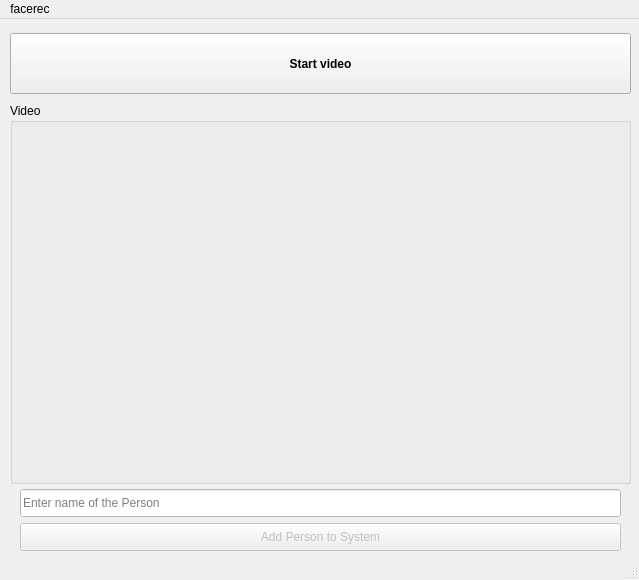
<?xml version="1.0" encoding="UTF-8"?>
<ui version="4.0">
 <class>MainWindow</class>
 <widget class="QMainWindow" name="MainWindow">
  <property name="geometry">
   <rect>
    <x>0</x>
    <y>0</y>
    <width>639</width>
    <height>580</height>
   </rect>
  </property>
  <property name="windowTitle">
   <string>facerec</string>
  </property>
  <property name="styleSheet">
   <string notr="true"/>
  </property>
  <widget class="QWidget" name="centralwidget">
   <widget class="QGroupBox" name="groupBox">
    <property name="geometry">
     <rect>
      <x>10</x>
      <y>84</y>
      <width>621</width>
      <height>381</height>
     </rect>
    </property>
    <property name="sizePolicy">
     <sizepolicy hsizetype="Preferred" vsizetype="Preferred">
      <horstretch>0</horstretch>
      <verstretch>0</verstretch>
     </sizepolicy>
    </property>
    <property name="title">
     <string>Video</string>
    </property>
    <widget class="QWidget" name="ImgWidget" native="true">
     <property name="geometry">
      <rect>
       <x>10</x>
       <y>20</y>
       <width>601</width>
       <height>351</height>
      </rect>
     </property>
    </widget>
   </widget>
   <widget class="QPushButton" name="startButton">
    <property name="geometry">
     <rect>
      <x>10</x>
      <y>14</y>
      <width>621</width>
      <height>61</height>
     </rect>
    </property>
    <property name="font">
     <font>
      <weight>75</weight>
      <bold>true</bold>
      <underline>false</underline>
      <kerning>true</kerning>
     </font>
    </property>
    <property name="cursor">
     <cursorShape>PointingHandCursor</cursorShape>
    </property>
    <property name="text">
     <string>Start video</string>
    </property>
   </widget>
   <widget class="QPushButton" name="bt_add">
    <property name="enabled">
     <bool>false</bool>
    </property>
    <property name="geometry">
     <rect>
      <x>20</x>
      <y>504</y>
      <width>601</width>
      <height>28</height>
     </rect>
    </property>
    <property name="toolTip">
     <string>Click to add Person Name to System</string>
    </property>
    <property name="text">
     <string>Add Person to System</string>
    </property>
   </widget>
   <widget class="QLineEdit" name="lineEdit_name">
    <property name="enabled">
     <bool>false</bool>
    </property>
    <property name="geometry">
     <rect>
      <x>20</x>
      <y>470</y>
      <width>601</width>
      <height>28</height>
     </rect>
    </property>
    <property name="palette">
     <palette>
      <active>
       <colorrole role="WindowText">
        <brush brushstyle="SolidPattern">
         <color alpha="255">
          <red>0</red>
          <green>0</green>
          <blue>0</blue>
         </color>
        </brush>
       </colorrole>
       <colorrole role="Button">
        <brush brushstyle="SolidPattern">
         <color alpha="255">
          <red>255</red>
          <green>255</green>
          <blue>255</blue>
         </color>
        </brush>
       </colorrole>
       <colorrole role="Light">
        <brush brushstyle="SolidPattern">
         <color alpha="255">
          <red>255</red>
          <green>255</green>
          <blue>255</blue>
         </color>
        </brush>
       </colorrole>
       <colorrole role="Midlight">
        <brush brushstyle="SolidPattern">
         <color alpha="255">
          <red>255</red>
          <green>255</green>
          <blue>255</blue>
         </color>
        </brush>
       </colorrole>
       <colorrole role="Dark">
        <brush brushstyle="SolidPattern">
         <color alpha="255">
          <red>127</red>
          <green>127</green>
          <blue>127</blue>
         </color>
        </brush>
       </colorrole>
       <colorrole role="Mid">
        <brush brushstyle="SolidPattern">
         <color alpha="255">
          <red>170</red>
          <green>170</green>
          <blue>170</blue>
         </color>
        </brush>
       </colorrole>
       <colorrole role="Text">
        <brush brushstyle="SolidPattern">
         <color alpha="255">
          <red>0</red>
          <green>0</green>
          <blue>0</blue>
         </color>
        </brush>
       </colorrole>
       <colorrole role="BrightText">
        <brush brushstyle="SolidPattern">
         <color alpha="255">
          <red>255</red>
          <green>255</green>
          <blue>255</blue>
         </color>
        </brush>
       </colorrole>
       <colorrole role="ButtonText">
        <brush brushstyle="SolidPattern">
         <color alpha="255">
          <red>0</red>
          <green>0</green>
          <blue>0</blue>
         </color>
        </brush>
       </colorrole>
       <colorrole role="Base">
        <brush brushstyle="SolidPattern">
         <color alpha="255">
          <red>255</red>
          <green>255</green>
          <blue>255</blue>
         </color>
        </brush>
       </colorrole>
       <colorrole role="Window">
        <brush brushstyle="SolidPattern">
         <color alpha="255">
          <red>255</red>
          <green>255</green>
          <blue>255</blue>
         </color>
        </brush>
       </colorrole>
       <colorrole role="Shadow">
        <brush brushstyle="SolidPattern">
         <color alpha="255">
          <red>0</red>
          <green>0</green>
          <blue>0</blue>
         </color>
        </brush>
       </colorrole>
       <colorrole role="AlternateBase">
        <brush brushstyle="SolidPattern">
         <color alpha="255">
          <red>255</red>
          <green>255</green>
          <blue>255</blue>
         </color>
        </brush>
       </colorrole>
       <colorrole role="ToolTipBase">
        <brush brushstyle="SolidPattern">
         <color alpha="255">
          <red>255</red>
          <green>255</green>
          <blue>220</blue>
         </color>
        </brush>
       </colorrole>
       <colorrole role="ToolTipText">
        <brush brushstyle="SolidPattern">
         <color alpha="255">
          <red>0</red>
          <green>0</green>
          <blue>0</blue>
         </color>
        </brush>
       </colorrole>
      </active>
      <inactive>
       <colorrole role="WindowText">
        <brush brushstyle="SolidPattern">
         <color alpha="255">
          <red>0</red>
          <green>0</green>
          <blue>0</blue>
         </color>
        </brush>
       </colorrole>
       <colorrole role="Button">
        <brush brushstyle="SolidPattern">
         <color alpha="255">
          <red>255</red>
          <green>255</green>
          <blue>255</blue>
         </color>
        </brush>
       </colorrole>
       <colorrole role="Light">
        <brush brushstyle="SolidPattern">
         <color alpha="255">
          <red>255</red>
          <green>255</green>
          <blue>255</blue>
         </color>
        </brush>
       </colorrole>
       <colorrole role="Midlight">
        <brush brushstyle="SolidPattern">
         <color alpha="255">
          <red>255</red>
          <green>255</green>
          <blue>255</blue>
         </color>
        </brush>
       </colorrole>
       <colorrole role="Dark">
        <brush brushstyle="SolidPattern">
         <color alpha="255">
          <red>127</red>
          <green>127</green>
          <blue>127</blue>
         </color>
        </brush>
       </colorrole>
       <colorrole role="Mid">
        <brush brushstyle="SolidPattern">
         <color alpha="255">
          <red>170</red>
          <green>170</green>
          <blue>170</blue>
         </color>
        </brush>
       </colorrole>
       <colorrole role="Text">
        <brush brushstyle="SolidPattern">
         <color alpha="255">
          <red>0</red>
          <green>0</green>
          <blue>0</blue>
         </color>
        </brush>
       </colorrole>
       <colorrole role="BrightText">
        <brush brushstyle="SolidPattern">
         <color alpha="255">
          <red>255</red>
          <green>255</green>
          <blue>255</blue>
         </color>
        </brush>
       </colorrole>
       <colorrole role="ButtonText">
        <brush brushstyle="SolidPattern">
         <color alpha="255">
          <red>0</red>
          <green>0</green>
          <blue>0</blue>
         </color>
        </brush>
       </colorrole>
       <colorrole role="Base">
        <brush brushstyle="SolidPattern">
         <color alpha="255">
          <red>255</red>
          <green>255</green>
          <blue>255</blue>
         </color>
        </brush>
       </colorrole>
       <colorrole role="Window">
        <brush brushstyle="SolidPattern">
         <color alpha="255">
          <red>255</red>
          <green>255</green>
          <blue>255</blue>
         </color>
        </brush>
       </colorrole>
       <colorrole role="Shadow">
        <brush brushstyle="SolidPattern">
         <color alpha="255">
          <red>0</red>
          <green>0</green>
          <blue>0</blue>
         </color>
        </brush>
       </colorrole>
       <colorrole role="AlternateBase">
        <brush brushstyle="SolidPattern">
         <color alpha="255">
          <red>255</red>
          <green>255</green>
          <blue>255</blue>
         </color>
        </brush>
       </colorrole>
       <colorrole role="ToolTipBase">
        <brush brushstyle="SolidPattern">
         <color alpha="255">
          <red>255</red>
          <green>255</green>
          <blue>220</blue>
         </color>
        </brush>
       </colorrole>
       <colorrole role="ToolTipText">
        <brush brushstyle="SolidPattern">
         <color alpha="255">
          <red>0</red>
          <green>0</green>
          <blue>0</blue>
         </color>
        </brush>
       </colorrole>
      </inactive>
      <disabled>
       <colorrole role="WindowText">
        <brush brushstyle="SolidPattern">
         <color alpha="255">
          <red>127</red>
          <green>127</green>
          <blue>127</blue>
         </color>
        </brush>
       </colorrole>
       <colorrole role="Button">
        <brush brushstyle="SolidPattern">
         <color alpha="255">
          <red>255</red>
          <green>255</green>
          <blue>255</blue>
         </color>
        </brush>
       </colorrole>
       <colorrole role="Light">
        <brush brushstyle="SolidPattern">
         <color alpha="255">
          <red>255</red>
          <green>255</green>
          <blue>255</blue>
         </color>
        </brush>
       </colorrole>
       <colorrole role="Midlight">
        <brush brushstyle="SolidPattern">
         <color alpha="255">
          <red>255</red>
          <green>255</green>
          <blue>255</blue>
         </color>
        </brush>
       </colorrole>
       <colorrole role="Dark">
        <brush brushstyle="SolidPattern">
         <color alpha="255">
          <red>127</red>
          <green>127</green>
          <blue>127</blue>
         </color>
        </brush>
       </colorrole>
       <colorrole role="Mid">
        <brush brushstyle="SolidPattern">
         <color alpha="255">
          <red>170</red>
          <green>170</green>
          <blue>170</blue>
         </color>
        </brush>
       </colorrole>
       <colorrole role="Text">
        <brush brushstyle="SolidPattern">
         <color alpha="255">
          <red>127</red>
          <green>127</green>
          <blue>127</blue>
         </color>
        </brush>
       </colorrole>
       <colorrole role="BrightText">
        <brush brushstyle="SolidPattern">
         <color alpha="255">
          <red>255</red>
          <green>255</green>
          <blue>255</blue>
         </color>
        </brush>
       </colorrole>
       <colorrole role="ButtonText">
        <brush brushstyle="SolidPattern">
         <color alpha="255">
          <red>127</red>
          <green>127</green>
          <blue>127</blue>
         </color>
        </brush>
       </colorrole>
       <colorrole role="Base">
        <brush brushstyle="SolidPattern">
         <color alpha="255">
          <red>255</red>
          <green>255</green>
          <blue>255</blue>
         </color>
        </brush>
       </colorrole>
       <colorrole role="Window">
        <brush brushstyle="SolidPattern">
         <color alpha="255">
          <red>255</red>
          <green>255</green>
          <blue>255</blue>
         </color>
        </brush>
       </colorrole>
       <colorrole role="Shadow">
        <brush brushstyle="SolidPattern">
         <color alpha="255">
          <red>0</red>
          <green>0</green>
          <blue>0</blue>
         </color>
        </brush>
       </colorrole>
       <colorrole role="AlternateBase">
        <brush brushstyle="SolidPattern">
         <color alpha="255">
          <red>255</red>
          <green>255</green>
          <blue>255</blue>
         </color>
        </brush>
       </colorrole>
       <colorrole role="ToolTipBase">
        <brush brushstyle="SolidPattern">
         <color alpha="255">
          <red>255</red>
          <green>255</green>
          <blue>220</blue>
         </color>
        </brush>
       </colorrole>
       <colorrole role="ToolTipText">
        <brush brushstyle="SolidPattern">
         <color alpha="255">
          <red>0</red>
          <green>0</green>
          <blue>0</blue>
         </color>
        </brush>
       </colorrole>
      </disabled>
     </palette>
    </property>
    <property name="mouseTracking">
     <bool>true</bool>
    </property>
    <property name="layoutDirection">
     <enum>Qt::LeftToRight</enum>
    </property>
    <property name="autoFillBackground">
     <bool>true</bool>
    </property>
    <property name="text">
     <string/>
    </property>
    <property name="readOnly">
     <bool>false</bool>
    </property>
    <property name="placeholderText">
     <string>Enter name of the Person</string>
    </property>
   </widget>
  </widget>
  <widget class="QMenuBar" name="menubar">
   <property name="geometry">
    <rect>
     <x>0</x>
     <y>0</y>
     <width>639</width>
     <height>22</height>
    </rect>
   </property>
   <widget class="QMenu" name="menufacerec">
    <property name="title">
     <string>facerec</string>
    </property>
    <addaction name="separator"/>
    <addaction name="actionAbout"/>
   </widget>
   <addaction name="menufacerec"/>
  </widget>
  <widget class="QStatusBar" name="statusbar"/>
  <action name="actionAbout">
   <property name="text">
    <string>About</string>
   </property>
  </action>
 </widget>
 <resources/>
 <connections/>
</ui>
